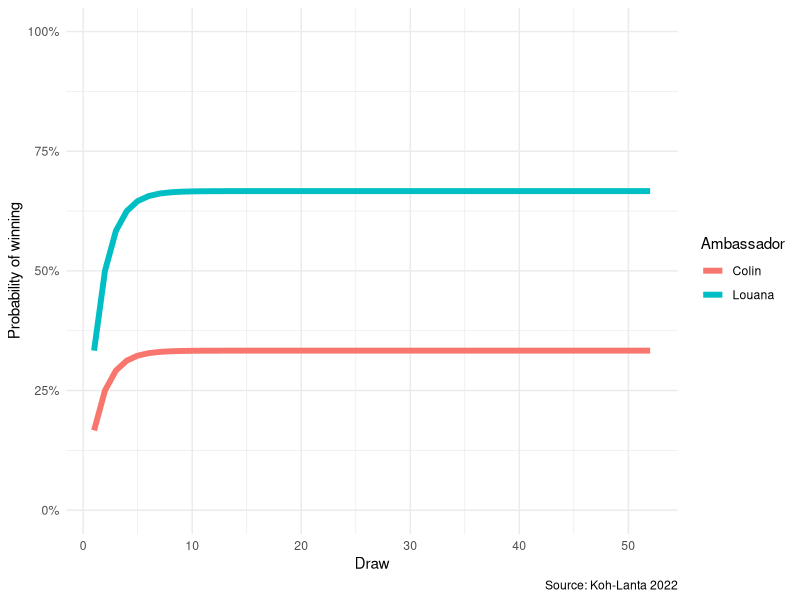
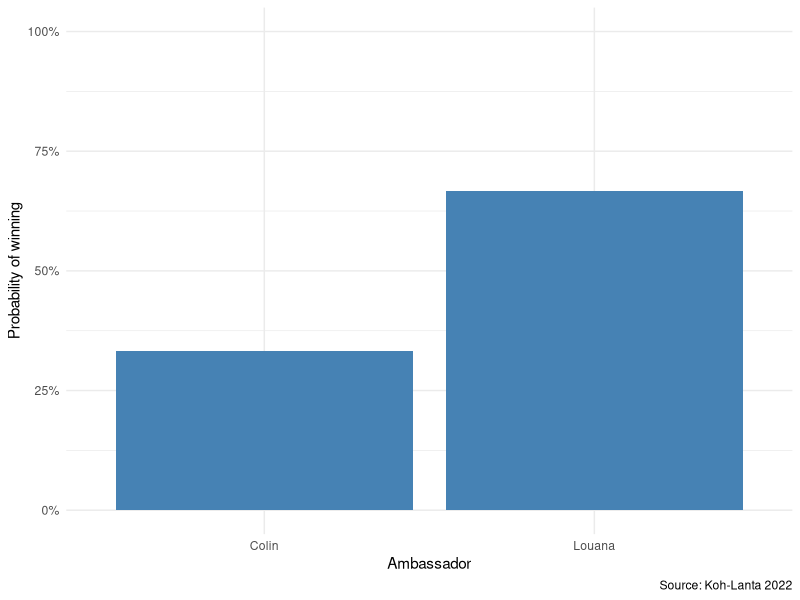

Write R code to recreate these figures, in order.
## ---- chunk 1
knitr::opts_chunk$set(
  fig.align = "center",
  out.width = "100%",
  tidy = "styler",
  warning = FALSE,
  message = FALSE
)
## ---- chunk 2
p_c <- 1/3
p_l <- 1/2
q_c <- (1 - p_c)
q_l <- (1 - p_l)
## ---- chunk 3
# Louana winning on first draw
l_win <- q_c * p_l
l_win
## ---- chunk 4
# Colin winning on first draw
c_win <- q_l * p_c
c_win
## ---- chunk 5
# Louana winning on second draw
tie <- (p_c * p_l) + (q_c * q_l)

l_win2 <- tie * l_win
l_win2

# Colin winning on second draw
c_win2 <- tie * c_win
c_win2
## ---- chunk 6
# Louana winning on third draw
l_win3 <- (tie^2) * l_win
l_win3

# Colin winning on third draw
c_win3 <- (tie^2) * c_win
c_win3
## ---- chunk 7
# Louana winning on draw 1, 2 or 3
l_win_tot <- l_win + l_win2 + l_win3
l_win_tot

# Colin winning on draw 1, 2 or 3
c_win_tot <- c_win + c_win2 + c_win3
c_win_tot
## ---- chunk 8
# Louana winning
l_win_tot <- ((tie^0) * l_win) +
  ((tie^1) * l_win) +
  ((tie^2) * l_win) +
  ((tie^3) * l_win) +
  ((tie^4) * l_win)

l_win_tot

# Colin winning
c_win_tot <- ((tie^0) * c_win) +
  ((tie^1) * c_win) +
  ((tie^2) * c_win) +
  ((tie^3) * c_win) +
  ((tie^4) * c_win)

c_win_tot
## ---- chunk 9
n_draws <- 100 # number of draws
l_win_tot <- c() # set empty vector

for (i in 1:n_draws) {
  l_win_tot[i] <- ((tie^(i - 1)) * l_win) # prob of Louana winning up to n_draws
  print(paste0("Draw ", i, ": ", sum(l_win_tot))) # print sum of winning up to n_draws
}
## ---- chunk 10
n_draws <- 9999 # initial number of draws, set intentionally to a high number
p_tie <- c() # set empty vector for prob of ties
l_win_tot <- c() # set empty vector for prob of Louana winning

# find number of necessary draws:
for (i in 1:n_draws) {
  p_tie[i] <- tie^i # prob of tie for each draw
  limit_ndraws <- sum(p_tie > 2.2e-16) # number of necessary draws
}

# compute Louana winning probabilities with the smallest number of necessary draws
for (i in 1:limit_ndraws) {
  l_win_tot[i] <- ((tie^(i - 1)) * l_win) # prob of Louana winning up to limited number of draws
  print(paste0("Draw ", i, ": ", sum(l_win_tot))) # sum of winning up to limited number of draws
}
## ---- chunk 11
sum(l_win_tot)
## ---- chunk 12
c_win_tot <- 1 - sum(l_win_tot)
c_win_tot
## ---- chunk 13
c_win_tot <- c() # set empty vector for prob of Colin winning

# compute Colin winning probabilities with the smallest number of necessary draws
for (i in 1:limit_ndraws) {
  c_win_tot[i] <- ((tie^(i - 1)) * c_win) # prob of Colin winning
  print(paste0("Draw ", i, ": ", sum(c_win_tot))) # print sum of winning
}
## ---- chunk 14
dat <- data.frame(Draw = rep(1:limit_ndraws, 2),
                  Probability = c(cumsum(l_win_tot), cumsum(c_win_tot)),
                  Ambassador = c(rep("Louana", limit_ndraws), rep("Colin", limit_ndraws))
                  )
## ---- chunk 15
# load package
library(ggplot2)

# plot
ggplot(dat) +
  aes(x = Draw, y = Probability, colour = Ambassador) +
  geom_line(size = 2L) +
  labs(y = "Probability of winning",
       caption = "Source: Koh-Lanta 2022") +
  scale_y_continuous(labels = scales::percent_format(accuracy = 1), limits = c(0,1)) +
  theme_minimal()
## ---- chunk 16
# create dataset
dat_barplot <- data.frame(Ambassador = c("Louana", "Colin"), 
                          Probability=c(sum(l_win_tot), sum(c_win_tot))
                          )

# plot
ggplot(data=dat_barplot, aes(x=Ambassador, y=Probability)) +
  geom_bar(stat="identity", fill = "steelblue") +
  labs(y = "Probability of winning",
       caption = "Source: Koh-Lanta 2022") +
  scale_y_continuous(labels = scales::percent_format(accuracy = 1), limits = c(0,1)) +
  theme_minimal()
## ---- chunk 17
ambassadors_game <- function(p_a, p_b, n_draws = 9999) {
  
  q_a <- (1 - p_a)
  q_b <- (1 - p_b)
  
  a_win <- q_b * p_a
  b_win <- q_a * p_b
  
  tie <- (p_a * p_b) + (q_a * q_b)

  p_tie <- c() # set empty vector for prob of ties
  a_win_tot <- c() # set empty vector for prob of A winning
  b_win_tot <- c() # set empty vector for prob of B winning

# find number of necessary draws:
for (i in 1:n_draws) {
  p_tie[i] <- tie^i # prob of tie for each draw
  limit_ndraws <- sum(p_tie > 2.2e-16) # number of necessary draws
}

# compute A and B winning probabilities with the smallest number of necessary draws:
for (i in 1:limit_ndraws) {
  a_win_tot[i] <- ((tie^(i - 1)) * a_win) # prob of A winning up to limited number of draws
  b_win_tot[i] <- ((tie^(i - 1)) * b_win) # prob of B winning up to limited number of draws
}
  
  # save P(A), P(B) and number of necessary draws:
  res <- list("p_a" = sum(a_win_tot),
              "p_b" = sum(b_win_tot),
              "ndraws" = limit_ndraws)
  # print results:
  return(res)
}
## ---- chunk 18
ambassadors_game(p_a = 1/2,
                 p_b = 1/2)
## ---- chunk 19
# first draw only
ambassadors_game(p_a = 1/2,
                 p_b = 1/3,
                 n_draws = 1)
## ---- chunk 20
# up to 3 draws
ambassadors_game(p_a = 1/2,
                 p_b = 1/3,
                 n_draws = 3)

# up to 5 draws
ambassadors_game(p_a = 1/2,
                 p_b = 1/3,
                 n_draws = 5)
## ---- chunk 21
# Koh-Lanta 2022 situation
out <- ambassadors_game(p_a = 1/2,
                 p_b = 1/3)

out
## ---- chunk 22
# prob ambassador A
out$p_a

# prob ambassador B
out$p_b
